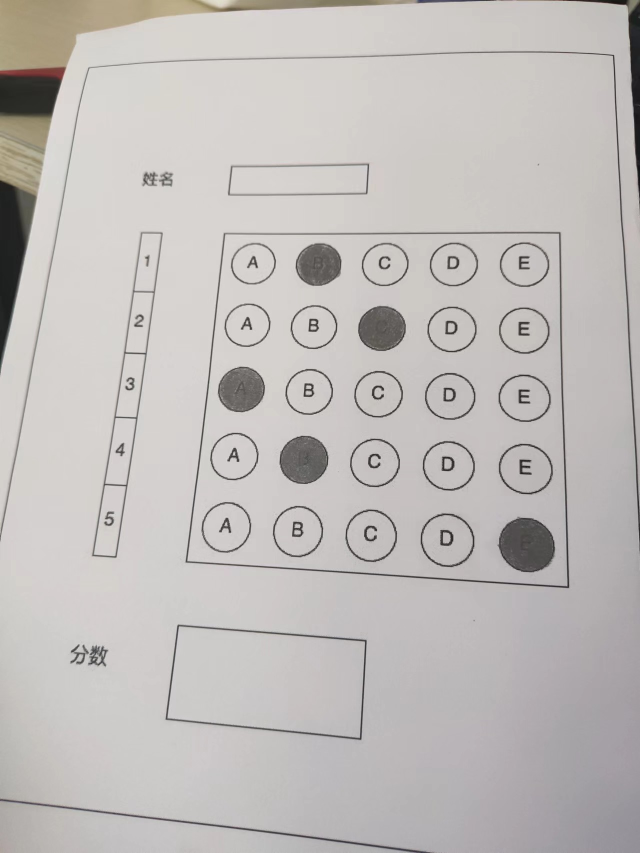
//> input picture cpp/omr3.jpg, 1280 x 1706 px (shown at 1/2 size)
$ ./test   (built with g++ and OpenCV 4)
//> lines starting //> are read from the running program, lines starting //| are printed output that depends on the picture; after the words box and inside, x2 and y2 are one past the last pixel; in counts of white or black regions, pixels touching at a corner belong together
#include <opencv2/opencv.hpp>
#include <iostream>
#include <string.h>
#include <vector>

using namespace std;
using namespace cv;

string pathname = "D:\\Microsoft VS Code\\OpenCV\\cpp\\omr3.jpg";
Mat img, imgGray, imgBlur, imgCanny, imgContours, imgWarp, imgWarpGrade, imgThre, imgWarpGray, imgWarpGradeGray, imgGradeThre;
vector<Point> docPoint_max, docPoint_grade;
vector<Mat> boxes;

vector<vector<Point>> getContours(Mat imgage) {
    // 四个角点，闭合轮廓
    // 怎样让涂卡区从众多矩形中脱颖而出，面积，周长
    // 两个ROI，1.涂卡区  2.成绩
    vector<vector<Point>> contours;
    vector<Vec4i> hierarchy;

    findContours(imgage, contours, hierarchy, RETR_EXTERNAL, CHAIN_APPROX_NONE);

    vector<vector<Point>> biggest;   // 涂卡区
    // vector<vector<Point>> greade;    // 成绩区
    vector<vector<Point>> recCon(contours.size());   // 轮廓的角点坐标
    int maxArea = 0;
    for (int i = 0; i < contours.size(); ++i) {
        // 遍历每一个轮廓
        double area = contourArea(contours[i], false);
        if (area > 300) {
            double peri = arcLength(contours[i], true);
            approxPolyDP(contours[i], recCon[i], 0.1 * peri, true);
            if (recCon[i].size() == 4 && area > maxArea) {
                // drawContours(img, recCon, i, Scalar(0, 255, 0));
                // imshow("drawContours", img);
                maxArea = area;
                biggest.push_back(recCon[i]);
            }

        }
    }
    return biggest;
}

// 画点
void drawPoints(Mat image, vector<Point> cPoint, Scalar color) {
    for (int i = 0; i < cPoint.size(); ++i) {
        circle(image, cPoint[i], 5, color, FILLED);
        putText(image, to_string(i), cPoint[i], FONT_HERSHEY_PLAIN, 5, color, 3);
    }
    return ;
}

// 给点重新排序
vector<Point> reorder(vector<Point> points) {
    vector<Point> newPoints;
    vector<int> sumPoints, subPoints;
    for (int i = 0; i < points.size(); ++i) {
        sumPoints.push_back(points[i].x + points[i].y);
        subPoints.push_back(points[i].x - points[i].y);
    }
    newPoints.push_back(points[min_element(sumPoints.begin(), sumPoints.end()) - sumPoints.begin()]);
    newPoints.push_back(points[max_element(subPoints.begin(), subPoints.end()) - subPoints.begin()]);
    newPoints.push_back(points[min_element(subPoints.begin(), subPoints.end()) - subPoints.begin()]);
    newPoints.push_back(points[max_element(sumPoints.begin(), sumPoints.end()) - sumPoints.begin()]);

    return newPoints;
}

// 仿射变换
Mat getWarp(Mat image, vector<Point> points, float w, float h) {
    Mat imgWarp;
    Point2f src[4] = {points[0], points[1], points[2], points[3]};
    Point2f dst[4] = {{0.0f, 0.0f}, {w, 0.0f}, {0.0f, h}, {w, h}};
    Mat matrix = getPerspectiveTransform(src, dst);
    warpPerspective(image, imgWarp, matrix, Point(w, h));
    return imgWarp;
}

Mat getreWarp(Mat image, vector<Point> points, float w, float h, float sizew, float sizeh) {
    Mat imgWarp;
    Point2f src[4] = {points[0], points[1], points[2], points[3]};
    Point2f dst[4] = {{0.0f, 0.0f}, {w, 0.0f}, {0.0f, h}, {w, h}};
    Mat matrix = getPerspectiveTransform(dst, src);
    warpPerspective(image, imgWarp, matrix, Point(sizew, sizeh));
    return imgWarp;
}

// 图像分割
vector<Mat> splitBox(Mat img) {
    vector<Mat> boxes;
    Mat img_cut, rio_img;
    int m = img.cols / 5;  // 宽度
    int n = img.rows / 5;  // 高度
    for (int i = 0; i < 5; ++i) {
        for (int j = 0; j < 5; ++j) {
            Rect rect(i * n, j * n, 60, 60);
            img_cut = Mat(img, rect);
            rio_img = img_cut.clone();
            boxes.push_back(rio_img);
        }
    }
    // [4 lines of commented-out code are left out]
    return boxes;
}

// 答案展示
Mat showAnswer(Mat img, vector<int> index, vector<int> grading, vector<int> ans, int question, int choice) {
    int secW = img.cols / choice;
    int secH = img.rows / question;
    Scalar color;
    for (int i = 0; i < question; ++i) {
        int sx = (index[i] * secW) + (secW / 2);
        int sy = (i * secH) + (secH / 2);
        if (grading[i] == 1) {
            color = Scalar(0, 255, 0);
        } else {
            color = Scalar(0, 0, 255);
            circle(img, Point((ans[i] * secW) + (secW / 2), sy), 10, Scalar(0, 255, 0), FILLED);
        }
        circle(img, Point(sx, sy), 20, color, FILLED);
    }
    return img;
}

#define CAM_BEGIN {
#define CAM_END }

int main() {
    // [12 lines of commented-out code are left out]
    img = imread(pathname);
//> img is the input picture: 1706 rows x 1280 cols, CV_8UC3; mean B, G, R 186.3, 188.4, 192.2

    resize(img, img, Size(500, 500));
//> img: 500 rows x 500 cols, CV_8UC3
    cvtColor(img, imgGray, COLOR_BGR2GRAY);
    GaussianBlur(imgGray, imgBlur, Size(5, 5), 0, 0);
    Canny(imgBlur, imgCanny, 50, 25, 3);
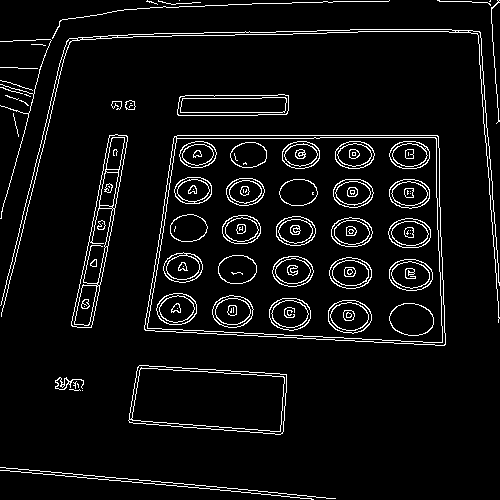
//> imgCanny: 500 rows x 500 cols, CV_8UC1; 5.8% white in thin lines or dots

    imshow("img", img);
    // [9 lines of commented-out code are left out]

    vector<vector<Point>> contours;
    vector<vector<Point>> cPoint;
    vector<Vec4i> hierarchy;
    imgContours = img.clone();
    // findContours(imgCanny, contours, hierarchy, RETR_EXTERNAL, CHAIN_APPROX_NONE);
    // drawContours(imgContours, contours, -1, Scalar(0, 255, 0), 2);

    // 如何找到涂卡区的矩形轮廓
    cPoint = getContours(imgCanny);
//> in getContours, `findContours(imgage, contours, hierarchy, RETR_EXTERNAL, CHAIN_APPROX_..`: contours = 30 contours, 23 with area under 20; largest, box (x1, y1, x2, y2) and area: (144, 135, 446, 346) 57154, (128, 365, 287, 435) 8994, (71, 134, 128, 328) 3810, (177, 94, 289, 116) 2165, (0, 29, 500, 323) 896, (55, 377, 84, 390) 112, (125, 100, 136, 110) 72
//> in getContours, `vector<vector<Point>> recCon(contours.size());`: recCon = 30 empty contours
//> the loop in getContours, `for (int i = 0; i < contours.size(); ++i)` made 30 passes
//> (area, peri, maxArea) on passes 8 to 9: (8994, 431.7, 8994), (57154, 989.2, 57154)
//> (area, peri) on passes 10, 16, 23: (3809.5, 451.7), (2165, 259), (895.5, 3184.3)
//> after the loop in getContours, `for (int i = 0; i < contours.size(); ++i)`: maxArea = 57154; biggest = 2 contours; box (x1, y1, x2, y2) and area: (145, 135, 446, 345) 56790, (129, 367, 287, 432) 8528
//> cPoint has the same summary as biggest in getContours

    // [5 lines of commented-out code are left out]

    drawContours(imgContours, cPoint, -1, Scalar(0, 255, 0), 2);
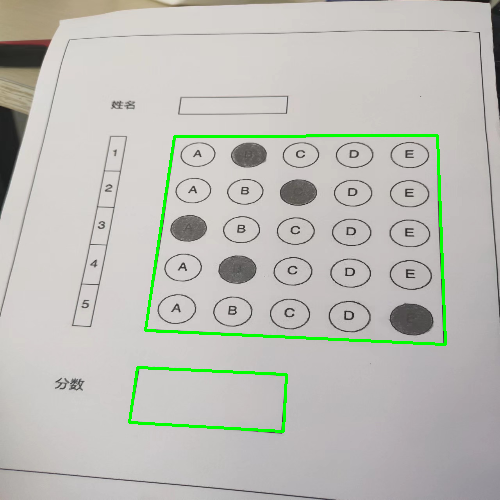
//> imgContours: 500 rows x 500 cols, CV_8UC3; mean B, G, R 183.7, 189.9, 189.4
    // [6 lines of commented-out code are left out]
    docPoint_grade = reorder(cPoint[0]);
//> the loop in reorder, `for (int i = 0; i < points.size(); ++i)` made 4 passes
//> in reorder, `newPoints.push_back(points[min_element(sumPoints.begin(), sumPoints.en..`: newPoints = 1 Point (x, y): [137, 367]
//> in reorder, `newPoints.push_back(points[max_element(subPoints.begin(), subPoints.en..`: newPoints = 2 Points (x, y): [137, 367], [286, 374]
//> in reorder, `newPoints.push_back(points[min_element(subPoints.begin(), subPoints.en..`: newPoints = 3 Points (x, y): [137, 367], [286, 374], [129, 422]
//> in reorder, `newPoints.push_back(points[max_element(sumPoints.begin(), sumPoints.en..`: newPoints = 4 Points (x, y): [137, 367], [286, 374], [129, 422], [283, 431]
//> docPoint_grade has the same summary as newPoints in reorder
    docPoint_max = reorder(cPoint[1]);
//> the loop in reorder (call 2), `for (int i = 0; i < points.size(); ++i)` made 4 passes
//> docPoint_max = 4 Points (x, y): [174, 136], [437, 135], [145, 330], [445, 344]
    drawPoints(imgContours, docPoint_max, Scalar(0, 0, 200));
//> the loop in drawPoints, `for (int i = 0; i < cPoint.size(); ++i)` made 4 passes
//> after the loop in drawPoints, `for (int i = 0; i < cPoint.size(); ++i)`: image: 500 rows x 500 cols, CV_8UC3; mean B, G, R 181.9, 188.1, 189.6
    drawPoints(imgContours, docPoint_grade, Scalar(0, 0, 200));
//> call 2 of drawPoints, with color = Scalar(0, 0, 200)
//> the loop in drawPoints (call 2), `for (int i = 0; i < cPoint.size(); ++i)` made 4 passes
//> after the loop in drawPoints (call 2), `for (int i = 0; i < cPoint.size(); ++i)`:
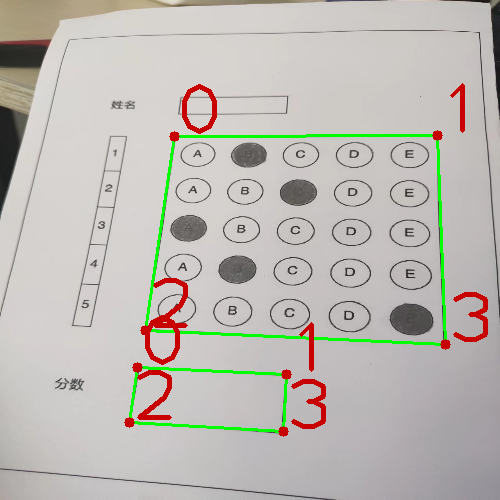
//> image: 500 rows x 500 cols, CV_8UC3; mean B, G, R 180.3, 186.3, 189.7
    // imshow("imgContours", imgContours);

    /* 1.仿射变换 */
    imgWarp = getWarp(img, docPoint_max, 300, 300);
//> in getWarp, `Point2f src[4] = {points[0], points[1], points[2], points[3]};`: src has the same summary as docPoint_max outside getWarp
//> in getWarp, `Mat matrix = getPerspectiveTransform(src, dst);`: matrix = [[1.43, 0.214, -278], [0.00786, 2.07, -282.5], [0.000307, 0.000883, 1]]
    // imshow("imgWarp", imgWarp);

    imgWarpGrade = getWarp(img, docPoint_grade, 180, 100);
    // imshow("imgWarpGrade", imgWarpGrade);

    /* 2.二值化处理 */
    cvtColor(imgWarp, imgWarpGray, COLOR_BGR2GRAY);
    threshold(imgWarpGray, imgThre, 180, 255, THRESH_BINARY_INV);
//> imgThre: 300 rows x 300 cols, CV_8UC1; 21.2% white; 47 white regions (1 under 20 px), largest, box (x1, y1, x2, y2) and area: (0, 0, 300, 300) 2681, (245, 248, 293, 295) 1559, (70, 11, 113, 54) 1447
    // imshow("imgThre", imgThre);
    cvtColor(imgWarpGrade, imgWarpGradeGray, COLOR_BGR2GRAY);
    threshold(imgWarpGradeGray, imgGradeThre, 180, 255, THRESH_BINARY_INV);
//> imgGradeThre: 100 rows x 180 cols, CV_8UC1; 6.1% white; 4 white regions (2 under 20 px), largest, box (x1, y1, x2, y2) and area: (7, 0, 180, 100) 656, (0, 0, 91, 100) 428
    // imshow("imgGradeThre", imgGradeThre);

    /* 3.图形分割 */
    boxes = splitBox(imgThre);
//> after the loop in splitBox, `for (int i = 0; i < 5; ++i)`: img_cut: 60 rows x 60 cols, CV_8UC1; 51.8% white; 1 black region, box (x1, y1, x2, y2) and area: (0, 0, 58, 59) 1734
//> after the loop in splitBox, `for (int i = 0; i < 5; ++i)`: boxes[0]: 60 rows x 60 cols, CV_8UC1; 17.4% white in thin lines or dots
//> after the loop in splitBox, `for (int i = 0; i < 5; ++i)`: boxes[1]: 60 rows x 60 cols, CV_8UC1; 13.8% white in thin lines or dots, all inside (x1, y1, x2, y2) = (0, 0, 53, 60)
//> after the loop in splitBox, `for (int i = 0; i < 5; ++i)`: boxes[2]: 60 rows x 60 cols, CV_8UC1; 42.1% white; 2 white regions, box (x1, y1, x2, y2) and area: (11, 10, 53, 52) 1390, (1, 0, 4, 60) 126
//> after the loop in splitBox, `for (int i = 0; i < 5; ++i)`: boxes[4]: 60 rows x 60 cols, CV_8UC1; 17.1% white; 3 white regions, box (x1, y1, x2, y2) and area: (10, 8, 52, 50) 304, (0, 0, 60, 60) 233, (25, 21, 36, 34) 80
//> after the loop in splitBox, `for (int i = 0; i < 5; ++i)`:
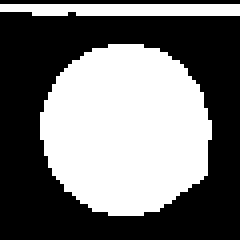
//> boxes[5]: 60 rows x 60 cols, CV_8UC1 (shown 4 times larger); 44.9% white; 2 white regions, box (x1, y1, x2, y2) and area: (10, 11, 53, 54) 1447, (0, 1, 60, 4) 170

    /* 4.计算答案下标，对比正确答案 */
    int totalPixels;
    int myPixelVal[5][5] = {0};
    for (int i = 0; i < 25; ++i) {
        totalPixels = countNonZero(boxes[i]);
        myPixelVal[i % 5][i / 5] = totalPixels;
    }
//> this loop made 25 passes
//> totalPixels on passes 1 to 12: 625, 497, 1516, 509, 617, 1617, 429, 426, 1387, 554, 636, 1416
    for (int i = 0; i < 5; ++i) {
        for (int j = 0; j < 5; ++j) {
            cout << "[" << i << "," << j << "] " << myPixelVal[i][j] << " ";
        }
        cout << endl;
    }
    vector<vector<int>> brr;
    for (int i = 0; i < 5; ++i) {
        vector<int> arr;
        for (int j = 0; j < 5; ++j) {
            arr.push_back(myPixelVal[i][j]);
        }
        brr.push_back(arr);
    }
    vector<int> index;
    for (int i = 0; i < brr.size(); ++i) {
        auto location = max_element(brr[i].begin(), brr[i].end());
        index.push_back((int)(location - brr[i].begin()));
        cout << *location << " " << index[i] << endl;
    }
    vector<int> ans = {0, 1, 2, 3, 4};
    vector<int> grading;
    int rightnum = 0;
    for (int i = 0; i < 5; ++i) {
        if (ans[i] == index[i]) {
            ++rightnum;
            grading.push_back(1);
        } else {
            grading.push_back(0);
        }
        cout << grading[i] << endl;
    }
    int score = (double)rightnum / 5 * 100;
    cout << "score = " << score << endl;


    /* 5.展示答案 */
    Mat imgAns = imgWarp.clone();
    imgAns = showAnswer(imgAns, index, grading, ans, 5, 5);
//> after the loop in showAnswer, `for (int i = 0; i < question; ++i)`:
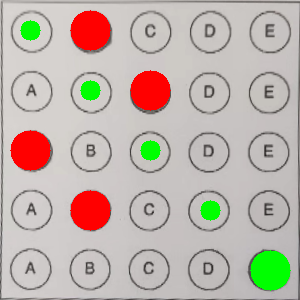
//> img: 300 rows x 300 cols, CV_8UC3; mean B, G, R 170.7, 179.5, 190.3
    // imshow("imgAns", imgAns);

    Mat imgDrawing(imgAns.size(), imgAns.type(), Scalar(0, 0, 0));
    imgDrawing = showAnswer(imgDrawing, index, grading, ans, 5, 5);
//> call 2 of showAnswer, with question = 5, choice = 5
//> after the loop in showAnswer (call 2), `for (int i = 0; i < question; ++i)`:
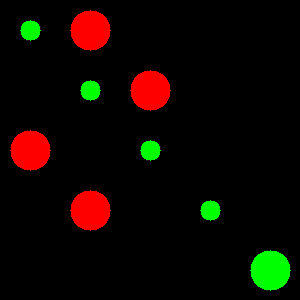
//> img: 300 rows x 300 cols, CV_8UC3; mean B, G, R 0, 7.2, 14.2
    // imshow("imgDrawing", imgDrawing);

    Mat imgGradeDrawing(imgWarpGrade.size(), imgWarpGrade.type(), Scalar(0, 0, 0));
    putText(imgGradeDrawing, to_string(score), Point(40, 80), FONT_HERSHEY_PLAIN, 5, Scalar(0, 0, 255), 4);
    // imshow("imgGradeDrawing", imgGradeDrawing);

    /* 6.反向仿射变换 */
    Mat imgReWarp = getreWarp(imgDrawing, docPoint_max, 300, 300, 500, 500);
//> in getreWarp, `Point2f src[4] = {points[0], points[1], points[2], points[3]};`: src has the same summary as docPoint_max outside getreWarp
//> in getreWarp, `Mat matrix = getPerspectiveTransform(dst, src);`: matrix = [[0.784, -0.155, 174], [-0.032, 0.513, 136], [-0.000212, -0.000405, 1]]
    Mat imgGradeReWarp = getreWarp(imgGradeDrawing, docPoint_grade, 180, 100, 500, 500);
    // imshow("imgReWarp", imgReWarp);
    // imshow("imgGradeReWarp", imgGradeReWarp);

    /* 7.融合 */
    Mat imgFinal;
    addWeighted(img, 1, imgReWarp, 1, 0, imgFinal);
    addWeighted(imgFinal, 1, imgGradeReWarp, 1, 0, imgFinal);
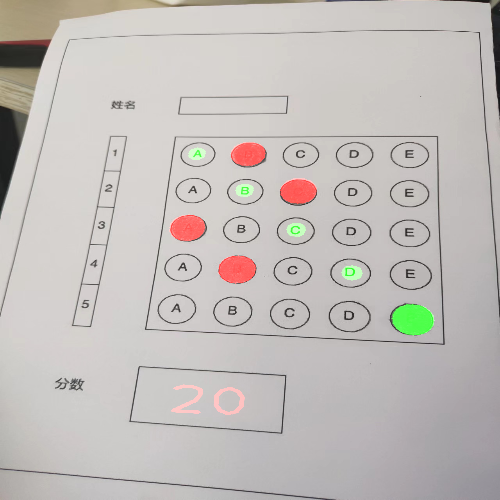
//> imgFinal: 500 rows x 500 cols, CV_8UC3; mean B, G, R 186.3, 189.4, 194.1
    imshow("imgFinal", imgFinal);


    /* 从摄像头读取时, waitKey(1) */
    waitKey(0);

    // CAM_END

    system("pause");
    return 0;
}

#undef CAM
#undef CAM_END

/*
摄像头：
对摄像头配置，光线环境要求较高。寻找轮廓时如果找不到要continue。并最后设置waitKey(1)
*/
